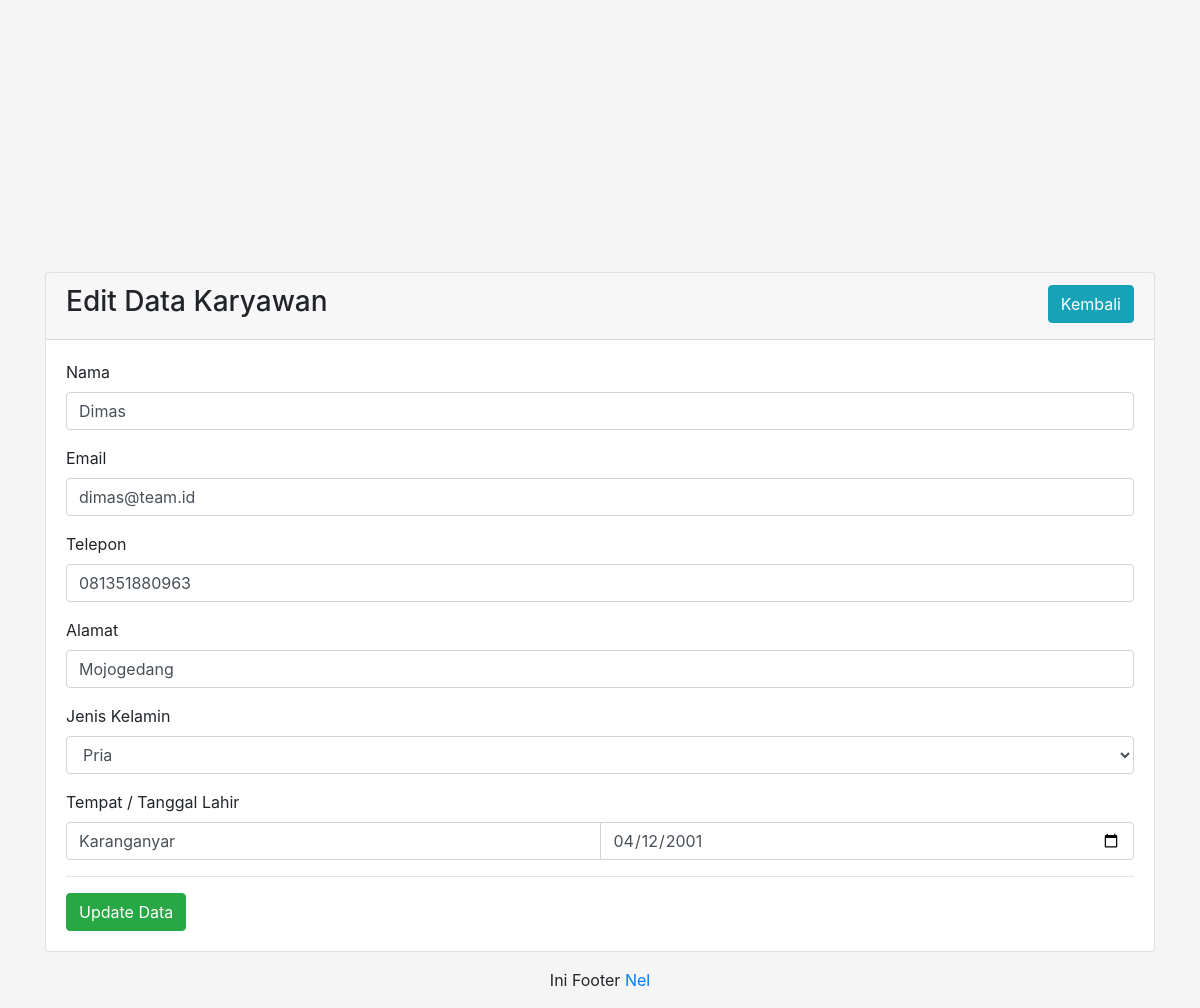
Page /edit.php?id=2 on the committed database.
### tables this page shows
CREATE TABLE `karyawan` (
  `id` int(11) NOT NULL,
  `nama` varchar(20) NOT NULL,
  `email` varchar(20) NOT NULL,
  `telepon` varchar(20) NOT NULL,
  `alamat` varchar(50) NOT NULL,
  `jenis_kelamin` enum('Pria','Wanita') NOT NULL,
  `tempat_lahir` varchar(20) NOT NULL,
  `tanggal_lahir` date NOT NULL
);

### edit.php (the view, shortened to what this page needs)
<!DOCTYPE html>
<html>
<head>
    <link href="assets/css/bootstrap.min.css" rel="stylesheet">
    <link href="assets/style.css" rel="stylesheet">
</head>
<body>
	<div class="container">
		<div class="card mx-auto" style="width: 100%;">
			<div class="card-header">
				<a href="index.php" class="btn btn-info" style="float: right;">Kembali</a>
				<h3>Edit Data Karyawan</h3>
			</div>
			<?php
			include "config.php";
			$lihat = "SELECT * FROM karyawan WHERE id='$_GET[id]'";
			$query = mysqli_query($conn, $lihat);
			$row = mysqli_fetch_array($query);
			?>
			<form method="POST" action="edit.php">
				<div class="card-body">
					<div class="form-group">
						<label>Nama</label>
						<input type="text" class="form-control" name="nama" value="<?php echo $row['nama']; ?>" required>
					</div>
					<div class="form-group">
						<label>Email</label>
						<input type="email" class="form-control" name="email" value="<?php echo $row['email']; ?>" required>
					</div>
					<div class="form-group">
						<label>Telepon</label>
						<input type="number" class="form-control" name="telepon" value="<?php echo $row['telepon']; ?>" required>
					</div>
					<div class="form-group">
						<label>Alamat</label>
						<input type="text" class="form-control" name="alamat" value="<?php echo $row['alamat']; ?>" required>
					</div>
					<div class="form-group">
						<label>Jenis Kelamin</label>
						<select class="form-control" name="jenis_kelamin" required>
							<option>Pria</option>
						</select>
					</div>
					<div class="form-group">
						<label>Tempat / Tanggal Lahir</label>
						<div class="input-group mb-3">
						    <input type="text" class="form-control" name="tempat_lahir" value="<?php echo $row['tempat_lahir']; ?>" required>
						    <input type="date" class="form-control" name="tanggal_lahir" value="<?php echo $row['tanggal_lahir']; ?>" required>
						 </div>
					</div>
					<hr>
					<button type="submit" class="btn btn-success" name="submit">Update Data</button>
		     	</div>
	     	</form>
	     </div>
	     <footer class="page-footer font-small blue fixed">
	        <div class="footer-copyright text-center py-3">
	            Ini Footer
	            <a href="mailto:anelka@sgbteam.id">Nel</a>
	        </div>
	    </footer>
     </div>
</body>
</html>

### assets/style.css (style rules this page uses)
html, body { height: 100%; }
body { display: -ms-flexbox; display: flex; -ms-flex-align: center; align-items: center; padding-top: 40px; padding-bottom: 40px; background-color: #f5f5f5; }

### edit.php (style rules this page uses)
@media screen and (max-width: 1200px) { .container { margin-top: 40%; } }

### rows in the picture
karyawan: nama "Dimas", email "dimas@team.id", telepon "081351880963", alamat "Mojogedang", tempat_lahir "Karanganyar", tanggal_lahir "04/12/2001"
